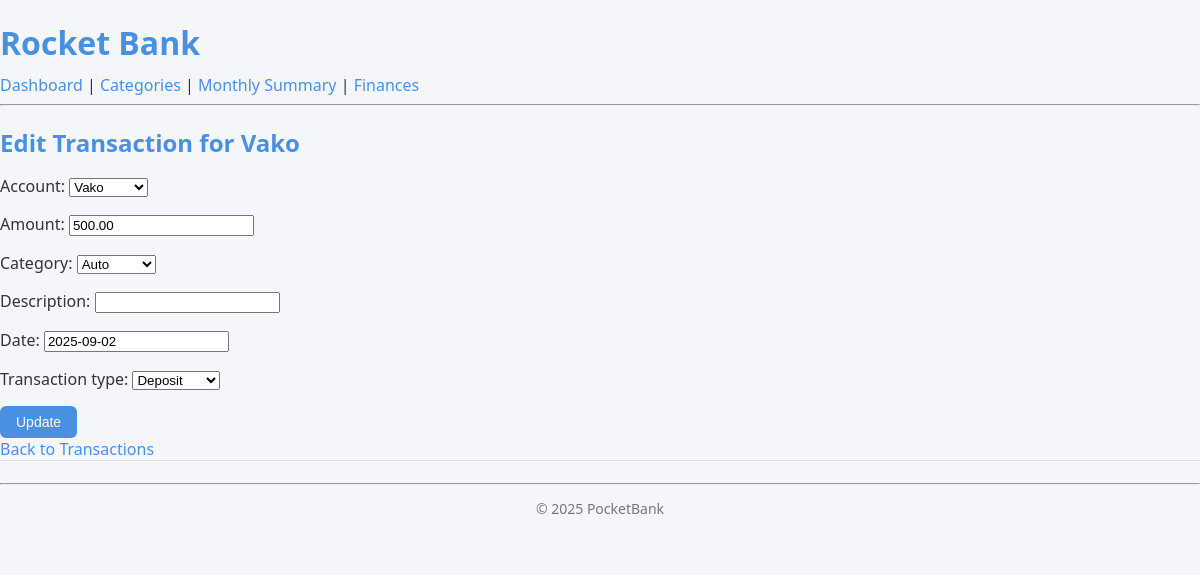
The app's page /finance/transactions/4/edit/ (signed in) with its own data.
### finance/models.py (models this page shows, shortened)
class Transaction(models.Model):
    account = models.ForeignKey(Account, on_delete=models.CASCADE)
    amount = models.DecimalField(max_digits=15, decimal_places=2)
    category = models.ForeignKey(TransactionCategory, on_delete=models.CASCADE)
    description = models.CharField(max_length=300, blank=True)
    date = models.DateField(default=timezone.now)
    TRANSACTION_TYPE = [
        ('deposit', 'Deposit'),
        ('withdrawal', 'Withdrawal'),
    ]
    transaction_type = models.CharField(max_length=20, choices=TRANSACTION_TYPE)

class Account(models.Model):
    name = models.CharField(max_length=50)
    balance = models.DecimalField(max_digits=15, decimal_places=2)
    owner = models.ForeignKey(User, on_delete=models.CASCADE)
    is_active = models.BooleanField(default=True)
    ACCOUNT_TYPES = [
    ('checking', 'Checking'),
    ('savings', 'Savings'),
    ('credit', 'Credit Card'),
]
    account_type = models.CharField(max_length=20, choices=ACCOUNT_TYPES)
    def __str__(self):
        return f"{self.name}"

### finance/views.py (the view, shortened to what this page needs)
# urls.py: path('transactions/<int:pk>/edit/', views.TransactionUpdateView.as_view(), name='finance_transaction_edit'),
class TransactionUpdateView(LoginRequiredMixin, UpdateView):
    model = Transaction
    fields = ['account', 'amount', 'category', 'description', 'date', 'transaction_type']
    template_name = 'finance/transaction_form.html'
    def get_queryset(self):
        return Transaction.objects.filter(account__owner=self.request.user)

### finance/models.py (called while the page is built)
    def __str__(self):
        return self.name

### templates/finance/transaction_form.html (shortened to what this page needs)
{% extends "base.html" %}
{% block content %}
<h2>{% if object %}Edit{% else %}Add{% endif %} Transaction for {{ form.instance.account.name }}</h2>
<form method="post">
    {{ form.as_p }}
    <button type="submit" class="btn btn-primary">
        {% if object %}Update{% else %}Add{% endif %}
    </button>
</form>
<a href="{% url 'finance_transaction_list' pk=account.pk %}">Back to Transactions</a>
{% endblock %}

### static/style.css (style rules this page uses)
*, *::before, *::after { box-sizing: border-box; }
body { font-family: "Segoe UI", Roboto, sans-serif; background-color: #f5f6fa; margin: 0; padding: 0; color: #333; }
a { color: #4A90E2; text-decoration: none; }
h1, h2, h3, h4, h5 { color: #4A90E2; margin-bottom: 10px; }
a.btn, button.btn { display: inline-block; padding: 8px 16px; border-radius: 6px; text-decoration: none; font-size: 14px; font-weight: 500; transition: background 0.2s ease-in-out, transform 0.2s ease-in-out; cursor: pointer; border: none; background: none; }
a.btn-primary, button.btn-primary { background-color: #4A90E2; color: white; }

### records on screen
Transaction: instance.account.name "Vako", account "Vako", amount "500.00", category "Auto", date "2025-09-02", transaction_type "Deposit"
